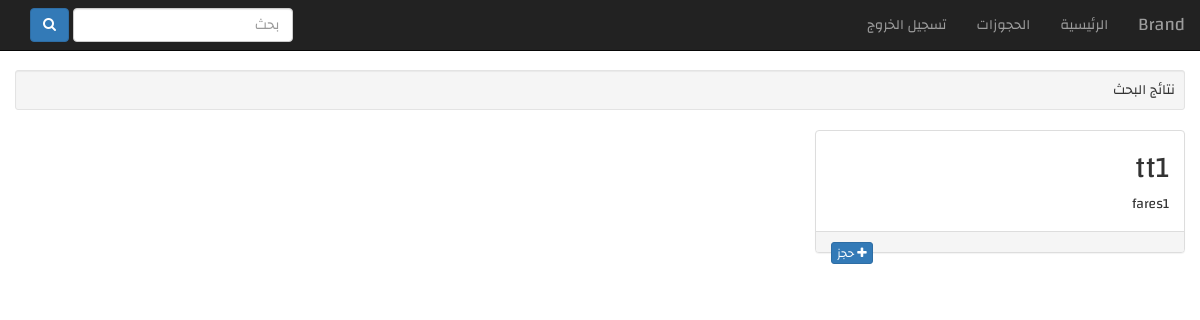
The page /search.php on the database as committed earlier.
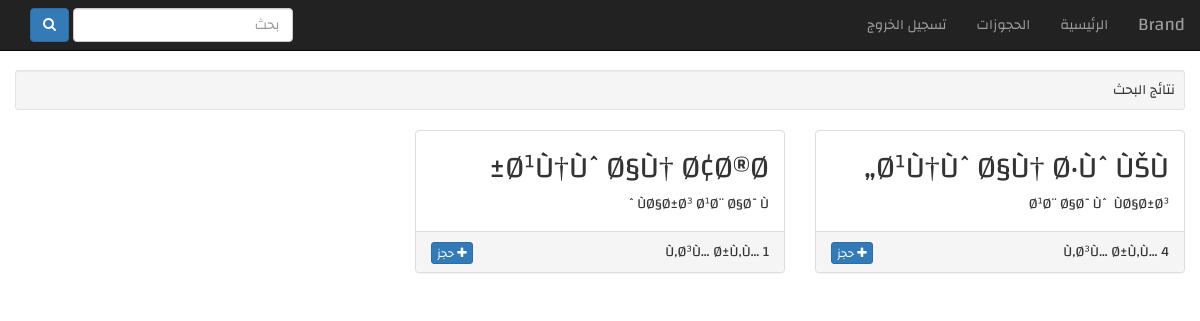
The same page on the database as committed later.
### tables this page shows
CREATE TABLE `ouverages` (
  `ID` int(11) NOT NULL,
  `TITRE` varchar(255) NOT NULL,
  `CAT` varchar(255) NOT NULL,
  `TYPE` varchar(255) NOT NULL,
  `AUTEUR` varchar(255) NOT NULL,
  `DATE_SORTIE` datetime NOT NULL,
  `QT` varchar(11) NOT NULL,
  `QT_DISPONIBLE` varchar(11) NOT NULL,
  `PAGES` varchar(11) NOT NULL
);

### search.php (the view, shortened to what this page needs)
<?php
include 'inc/conf.php';
$categ = array();
$table = '';
$condition = '';
$result = $conn->query("SELECT * FROM categories ");
 if ($result->num_rows > 0) {
    while($row = $result->fetch_assoc()) {
$categ[$row["ID"]] =  $row["NOM_CAT"];
}
}
$result = $conn->query("SELECT * FROM ouverages $condition");
 if ($result->num_rows > 0) {
    while($row = $result->fetch_assoc()) {
  $table .= '<div class="col-sm-4"><div class="panel panel-default"><div class="panel-body"><h2>'.$row["TITRE"].'</h2>';
  $table .= '<p>'.$row["AUTEUR"].'</p></div><div class="panel-footer"> '.$categ[$row["CAT"]].'<a class="btn btn-primary pull-left btn-xs" onclick="reserver('.$row["ID"].')" ><i class="fa fa-plus"></i> حجز</a></div></div></div>';
}
}
 ?>
<!DOCTYPE html>
<html>
  <head>
    <link rel="stylesheet" href="libs/bootstrap/dist/css/bootstrap.css">
    <link rel="stylesheet" href="libs/font-awesome/css/font-awesome.css">
    <link rel="stylesheet" href="libs/bootstrap-rtl/dist/css/bootstrap-rtl.css">
    <link rel="stylesheet" href="libs/css/main.css">
  </head>
  <body>
<?php include 'inc/nav.php'; ?>
<div class="container-fluid" >
<div class="row">
<div class="col-md-12">
<div class="well well-sm">
نتائج البحث
</div>
<div class="row" id="res">
<?php
print $table;
 ?>
</div>
</div>
</div>
</div>
  </body>
 </html>

### inc/nav.php (shortened to what this page needs)
<nav class="navbar navbar-inverse navbar-fixed-top">
  <div class="container-fluid">
    <div class="navbar-header">
      <a class="navbar-brand" href="#">Brand</a>
    </div>
    <div class="collapse navbar-collapse" id="bs-example-navbar-collapse-1">
      <ul class="nav navbar-nav">
        <li><a href="./">الرئيسية <span class="sr-only">(current)</span></a></li>
        <li><a href="#">الحجوزات</a></li>
        <li><a href="./?action=logout">تسجيل الخروج</a></li>
      </ul>
       <form class="navbar-form navbar-left" method="get" action="./search.php">
        <div class="form-group">
          <input type="text" name="q" class="form-control" placeholder="بحث">
        </div>
        <button type="submit" class="btn btn-primary" > <i class="fa fa-search"></i></button>
      </form>
    </div>
  </div>
</nav>

### libs/css/main.css (style rules this page uses)
body { font-family: 'Changa' , Tahoma; }

### search.php (style rules this page uses)
body { padding-top: 70px }
h2 { padding-top: 5px;margin-top:0 }
.panel-body { height:100px;overflow-y: hidden; }

Rows that differ between the two databases and show on the page:
removed ouverages: TITRE "tt1", AUTEUR "fares1"
added ouverages: TITRE "Ø¹Ù†ÙˆØ§Ù† Ø·ÙˆÙŠÙ„", AUTEUR "Ø¹Ø¨Ø§Ø¯Ùˆ ÙØ§Ø±Ø³", CAT "Ù‚Ø³Ù… Ø±Ù‚Ù… 4"
added ouverages: TITRE "Ø¹Ù†ÙˆØ§Ù† Ø¢Ø®Ø±", AUTEUR "ÙØ§Ø±Ø³ Ø¹Ø¨Ø§Ø¯Ùˆ", CAT "Ù‚Ø³Ù… Ø±Ù‚Ù… 1"
